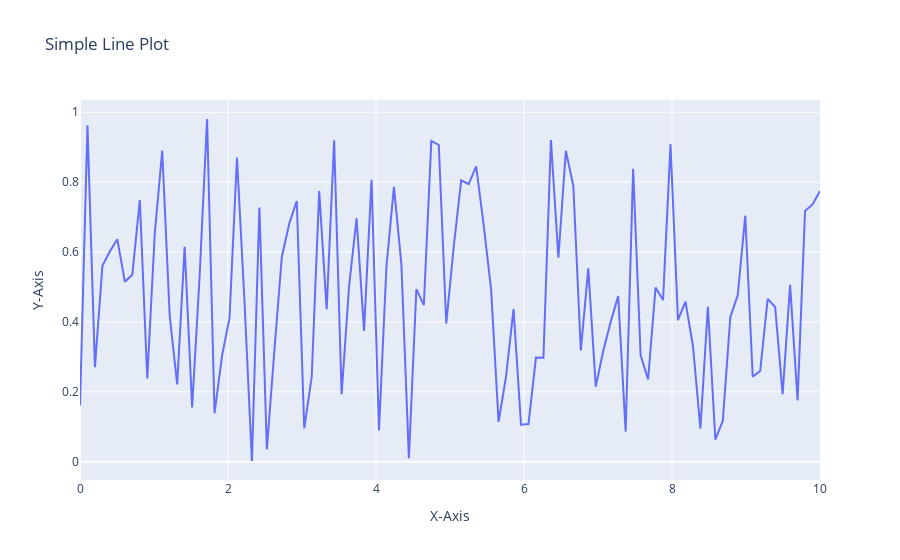

The code cell stored with this chart in its notebook:
### Code cell
# 20. Using Plotly, create a basic line plot of a randomly generated dataset, label the axes, and set the title as 'Simple Line Plot'.

import plotly.graph_objects as go

# Generate random data
x = np.linspace(0, 10, 100)  # 100 points between 0 and 10
y = np.random.rand(100)  # 100 random values between 0 and 1

# Create a line plot using Plotly
fig = go.Figure()

# Add the line trace
fig.add_trace(go.Scatter(x=x, y=y, mode='lines', name='Random Data'))

# Label the axes and set the title
fig.update_layout(
    title='Simple Line Plot',
    xaxis_title='X-Axis',
    yaxis_title='Y-Axis'
)

# Show the plot
fig.show()
